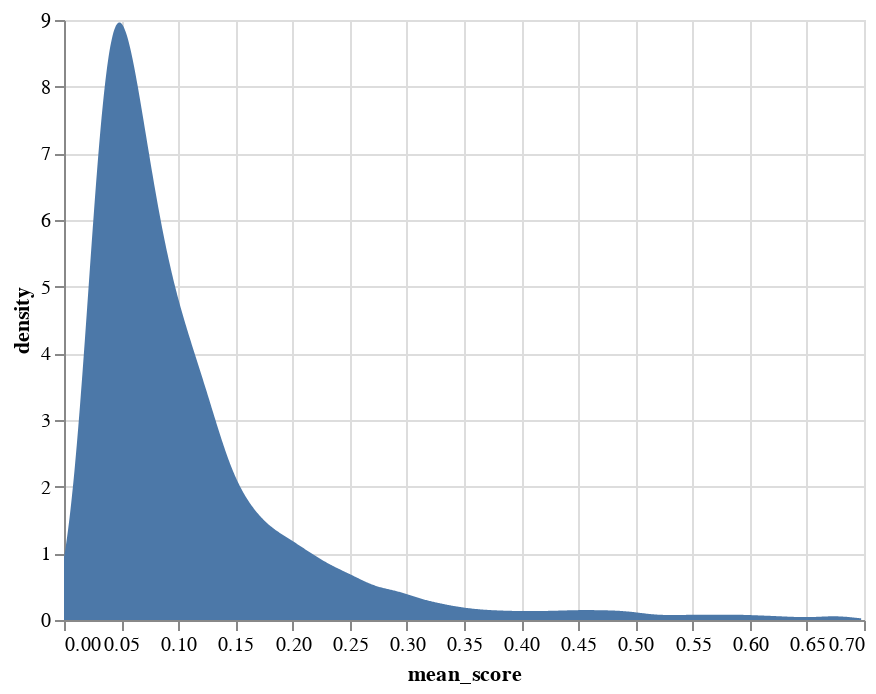

Source (notebook cell):
### Code cell
mean_scores = particle_df['mean_score']
kernel = stats.gaussian_kde(mean_scores)

points = np.linspace(0,mean_scores.max(),1000)
density = kernel(points)

data = pd.DataFrame({
    'mean_score': points,
    'density': density,
})

alt.Chart(
    data
).mark_area(
).encode(
    x='mean_score',
    y='density'
)

### Figure 1 — Vega-Lite specification as saved in the notebook (floating-point values rounded to 4 significant figures; data arrays with more than 128 entries replaced by an {"elided": "..."} marker saying what was removed)
{"config": {"view": {"continuousWidth": 400, "continuousHeight": 300}}, "data": {"name": "data-a59ee545e4402034aaa90e897be54e4a"}, "mark": "area", "encoding": {"x": {"field": "mean_score", "type": "quantitative"}, "y": {"field": "density", "type": "quantitative"}}, "$schema": "https://vega.github.io/schema/vega-lite/v4.17.0.json", "datasets": {"data-a59ee545e4402034aaa90e897be54e4a": {"elided": "1000 records"}}}
